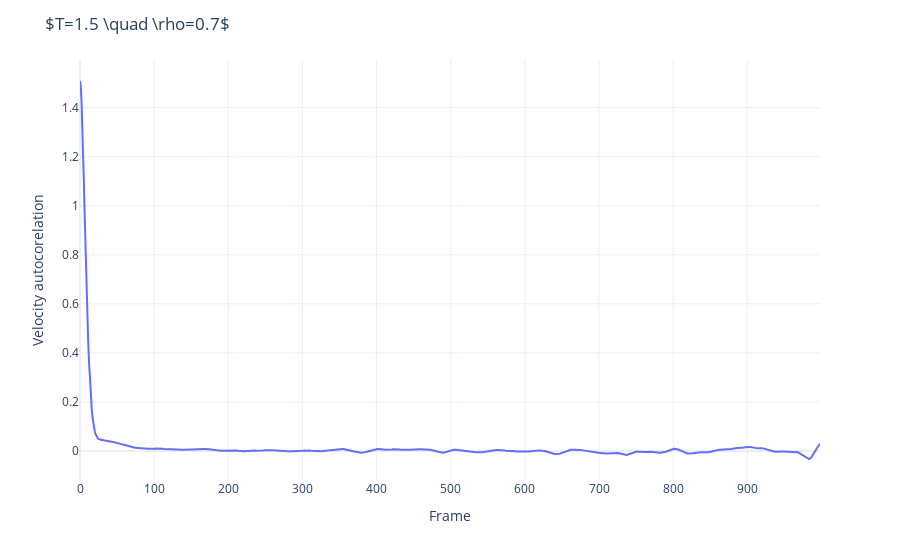

The cell this chart's notebook holds for it:
### Code cell
fig = px.line(x=np.arange(0, frames, 1),y=vac,labels={'x':'Frame', 'y':'Velocity autocorelation'})
fig.update_layout(template='plotly_white',title=r'$T=1.5 \quad \rho=0.7$')
fig.show()

### Figure 1 — Plotly figure (JSON) as saved in the notebook; plotly's stock layout.template omitted (floating-point values rounded to 4 significant figures; data arrays with more than 128 entries replaced by an {"elided": "..."} marker saying what was removed)
{"data": [{"hoverlabel": {"namelength": 0}, "hovertemplate": "Frame=%{x}<br>Velocity autocorelation=%{y}", "legendgroup": "", "line": {"color": "#636efa", "dash": "solid"}, "mode": "lines", "name": "", "showlegend": false, "type": "scatter", "x": {"elided": "999 int values"}, "xaxis": "x", "y": {"elided": "999 float values"}, "yaxis": "y"}], "layout": {"legend": {"tracegroupgap": 0}, "margin": {"t": 60}, "title": {"text": "$T=1.5 \\quad \\rho=0.7$"}, "xaxis": {"anchor": "y", "domain": [0, 1], "title": {"text": "Frame"}}, "yaxis": {"anchor": "x", "domain": [0, 1], "title": {"text": "Velocity autocorelation"}}}}
